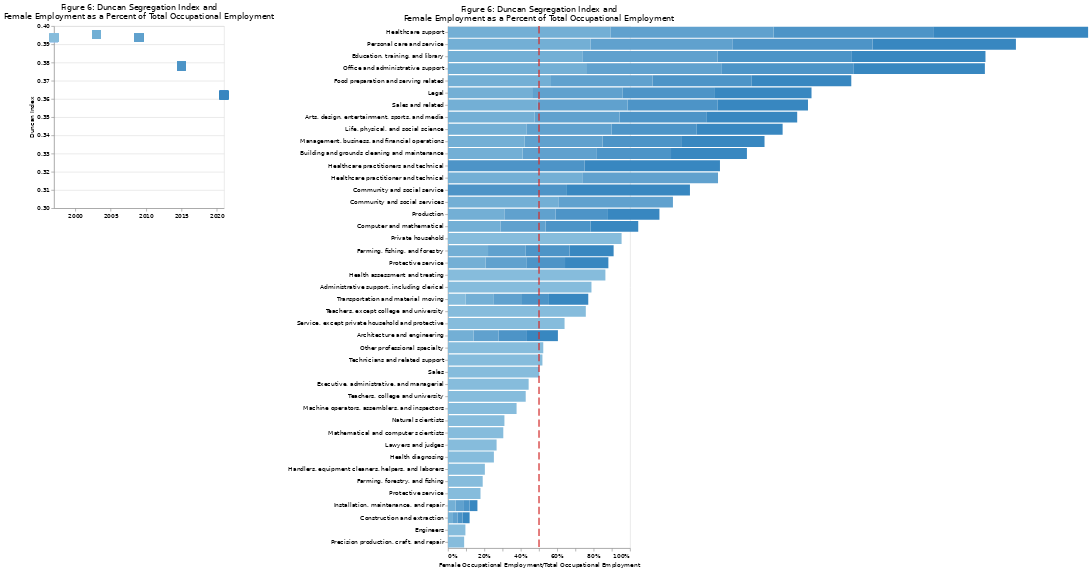

The notebook cell saved with this chart:
### Code cell
selector9 = alt.selection_single(empty="all", fields=["Year"])
base9 = alt.Chart(occup).properties(title=
                                  ["Figure 6: Duncan Segregation Index and", "Female Employment as a Percent of Total Occupational Employment"]
                                 ).add_selection(selector9)
squares = base9.mark_square(filled=True, size=200).encode(alt.X("Year:T",
                                                               axis=alt.Axis(title="", format="%Y", grid=False)),
                                                           alt.Y("Duncan Index:Q",
                                                               axis=alt.Axis(title="Duncan Index"),
                                                               scale=alt.Scale(domain=(0.3, 0.4))),
                                                           color=alt.condition(selector9, "Year", alt.value("#C1C1C1"), legend=None)
                                                          ).properties(width=280, height=300)
bars = base9.mark_bar().encode(alt.X("female_percent_total:Q",
                                      axis=alt.Axis(format="%",
                                                    title="Female Occupational Employment/Total Occupational Employment",
                                                    grid=False),
                                      scale=alt.Scale(domain=(0, 1))),
                                alt.Y("Occupation:N",
                                      sort="-x",
                                      axis=alt.Axis(title="", labelLimit=500)),
                                color=alt.Color("Year:T", legend=None),
                                tooltip=[alt.Tooltip("female_percent_total:Q", format=".3f")]
                               ).transform_filter(selector9
                               ).properties(width=300)
xrule = alt.Chart().mark_rule(strokeDash=[12, 6], size=2, color="#D22B2B").encode(x=alt.datum(0.5))
squares | bars+xrule

#! click squares for more details

### Figure 1 — Vega-Lite specification as saved in the notebook (floating-point values rounded to 4 significant figures)
{"config": {"title": {"font": "DejaVu Sans", "fontWeight": 400, "fontSize": 13}, "axis": {"labelFont": "DejaVu Sans", "titleFont": "DejaVu Sans", "titleFontStyle": "light", "titleFontSize": 11}, "legend": {"labelFont": "DejaVu Sans", "titleFont": "DejaVu Sans"}}, "hconcat": [{"data": {"name": "data-90b6c83a15d380c00e581c363bf01837"}, "mark": {"type": "square", "filled": true, "size": 200}, "encoding": {"color": {"condition": {"field": "Year", "legend": null, "type": "temporal", "selection": "selector004"}, "value": "#C1C1C1"}, "x": {"axis": {"format": "%Y", "grid": false, "title": ""}, "field": "Year", "type": "temporal"}, "y": {"axis": {"title": "Duncan Index"}, "field": "Duncan Index", "scale": {"domain": [0.3, 0.4]}, "type": "quantitative"}}, "height": 300, "selection": {"selector004": {"type": "single", "empty": "all", "fields": ["Year"]}}, "title": ["Figure 6: Duncan Segregation Index and", "Female Employment as a Percent of Total Occupational Employment"], "width": 280}, {"layer": [{"data": {"name": "data-90b6c83a15d380c00e581c363bf01837"}, "mark": "bar", "encoding": {"color": {"field": "Year", "legend": null, "type": "temporal"}, "tooltip": [{"field": "female_percent_total", "format": ".3f", "type": "quantitative"}], "x": {"axis": {"format": "%", "grid": false, "title": "Female Occupational Employment/Total Occupational Employment"}, "field": "female_percent_total", "scale": {"domain": [0, 1]}, "type": "quantitative"}, "y": {"axis": {"labelLimit": 500, "title": ""}, "field": "Occupation", "sort": "-x", "type": "nominal"}}, "selection": {"selector004": {"type": "single", "empty": "all", "fields": ["Year"]}}, "title": ["Figure 6: Duncan Segregation Index and", "Female Employment as a Percent of Total Occupational Employment"], "transform": [{"filter": {"selection": "selector004"}}], "width": 300}, {"data": {"name": "empty"}, "mark": {"type": "rule", "color": "#D22B2B", "size": 2, "strokeDash": [12, 6]}, "encoding": {"x": {"datum": 0.5}}}]}], "$schema": "https://vega.github.io/schema/vega-lite/v4.17.0.json", "datasets": {"data-90b6c83a15d380c00e581c363bf01837": [{"Occupation": "Management, business, and financial operations ", "female_percent_total": 0.4534, "fi_F": 0.1761, "mi_M": 0.1884, "Year": "2021-01-01T00:00:00", "DI_occup": 0.006185, "Duncan Index": 0.3621}, {"Occupation": "Computer and mathematical ", "female_percent_total": 0.262, "fi_F": 0.02077, "mi_M": 0.05194, "Year": "2021-01-01T00:00:00", "DI_occup": 0.01559, "Duncan Index": 0.3621}, {"Occupation": "Architecture and engineering ", "female_percent_total": 0.1743, "fi_F": 0.00786, "mi_M": 0.03305, "Year": "2021-01-01T00:00:00", "DI_occup": 0.01259, "Duncan Index": 0.3621}, {"Occupation": "Life, physical, and social science ", "female_percent_total": 0.4738, "fi_F": 0.01083, "mi_M": 0.01068, "Year": "2021-01-01T00:00:00", "DI_occup": 7.605e-05, "Duncan Index": 0.3621}, {"Occupation": "Community and social service ", "female_percent_total": 0.6755, "fi_F": 0.02615, "mi_M": 0.01116, "Year": "2021-01-01T00:00:00", "DI_occup": 0.007493, "Duncan Index": 0.3621}, {"Occupation": "Legal ", "female_percent_total": 0.5346, "fi_F": 0.01345, "mi_M": 0.01039, "Year": "2021-01-01T00:00:00", "DI_occup": 0.001528, "Duncan Index": 0.3621}, {"Occupation": "Education, training, and library ", "female_percent_total": 0.7372, "fi_F": 0.09191, "mi_M": 0.02909, "Year": "2021-01-01T00:00:00", "DI_occup": 0.03141, "Duncan Index": 0.3621}, {"Occupation": "Arts, design, entertainment, sports, and media ", "female_percent_total": 0.4995, "fi_F": 0.02194, "mi_M": 0.01951, "Year": "2021-01-01T00:00:00", "DI_occup": 0.001213, "Duncan Index": 0.3621}, {"Occupation": "Healthcare practitioners and technical ", "female_percent_total": 0.743, "fi_F": 0.09982, "mi_M": 0.03064, "Year": "2021-01-01T00:00:00", "DI_occup": 0.03459, "Duncan Index": 0.3621}, {"Occupation": "Healthcare support ", "female_percent_total": 0.8508, "fi_F": 0.05795, "mi_M": 0.009007, "Year": "2021-01-01T00:00:00", "DI_occup": 0.02447, "Duncan Index": 0.3621}, {"Occupation": "Protective service ", "female_percent_total": 0.238, "fi_F": 0.009909, "mi_M": 0.02816, "Year": "2021-01-01T00:00:00", "DI_occup": 0.009125, "Duncan Index": 0.3621}, {"Occupation": "Food preparation and serving related ", "female_percent_total": 0.5464, "fi_F": 0.05612, "mi_M": 0.04136, "Year": "2021-01-01T00:00:00", "DI_occup": 0.007382, "Duncan Index": 0.3621}, {"Occupation": "Building and grounds cleaning and maintenance ", "female_percent_total": 0.4168, "fi_F": 0.03185, "mi_M": 0.03957, "Year": "2021-01-01T00:00:00", "DI_occup": 0.00386, "Duncan Index": 0.3621}, {"Occupation": "Personal care and service ", "female_percent_total": 0.787, "fi_F": 0.04032, "mi_M": 0.009687, "Year": "2021-01-01T00:00:00", "DI_occup": 0.01532, "Duncan Index": 0.3621}, {"Occupation": "Sales and related ", "female_percent_total": 0.4976, "fi_F": 0.09965, "mi_M": 0.08931, "Year": "2021-01-01T00:00:00", "DI_occup": 0.005168, "Duncan Index": 0.3621}, {"Occupation": "Office and administrative support ", "female_percent_total": 0.7225, "fi_F": 0.1591, "mi_M": 0.05424, "Year": "2021-01-01T00:00:00", "DI_occup": 0.05241, "Duncan Index": 0.3621}, {"Occupation": "Farming, fishing, and forestry ", "female_percent_total": 0.2422, "fi_F": 0.003582, "mi_M": 0.009947, "Year": "2021-01-01T00:00:00", "DI_occup": 0.003183, "Duncan Index": 0.3621}, {"Occupation": "Construction and extraction ", "female_percent_total": 0.0386, "fi_F": 0.004334, "mi_M": 0.09583, "Year": "2021-01-01T00:00:00", "DI_occup": 0.04575, "Duncan Index": 0.3621}, {"Occupation": "Installation, maintenance, and repair ", "female_percent_total": 0.04339, "fi_F": 0.002927, "mi_M": 0.05728, "Year": "2021-01-01T00:00:00", "DI_occup": 0.02718, "Duncan Index": 0.3621}, {"Occupation": "Production ", "female_percent_total": 0.2826, "fi_F": 0.03132, "mi_M": 0.07056, "Year": "2021-01-01T00:00:00", "DI_occup": 0.01962, "Duncan Index": 0.3621}, {"Occupation": "Transportation and material moving ", "female_percent_total": 0.216, "fi_F": 0.03419, "mi_M": 0.1102, "Year": "2021-01-01T00:00:00", "DI_occup": 0.038, "Duncan Index": 0.3621}, {"Occupation": "Management, business, and financial operations ", "female_percent_total": 0.4363, "fi_F": 0.1509, "mi_M": 0.1717, "Year": "2015-01-01T00:00:00", "DI_occup": 0.01041, "Duncan Index": 0.3781}, {"Occupation": "Computer and mathematical ", "female_percent_total": 0.2467, "fi_F": 0.01547, "mi_M": 0.04159, "Year": "2015-01-01T00:00:00", "DI_occup": 0.01306, "Duncan Index": 0.3781}, {"Occupation": "Architecture and engineering ", "female_percent_total": 0.151, "fi_F": 0.006399, "mi_M": 0.03169, "Year": "2015-01-01T00:00:00", "DI_occup": 0.01265, "Duncan Index": 0.3781}, {"Occupation": "Life, physical, and social science ", "female_percent_total": 0.4658, "fi_F": 0.009383, "mi_M": 0.009478, "Year": "2015-01-01T00:00:00", "DI_occup": 4.764e-05, "Duncan Index": 0.3781}, {"Occupation": "Community and social service ", "female_percent_total": 0.6533, "fi_F": 0.02433, "mi_M": 0.01137, "Year": "2015-01-01T00:00:00", "DI_occup": 0.006479, "Duncan Index": 0.3781}, {"Occupation": "Legal ", "female_percent_total": 0.5019, "fi_F": 0.01298, "mi_M": 0.01134, "Year": "2015-01-01T00:00:00", "DI_occup": 0.000824, "Duncan Index": 0.3781}, {"Occupation": "Education, training, and library ", "female_percent_total": 0.7342, "fi_F": 0.09383, "mi_M": 0.02993, "Year": "2015-01-01T00:00:00", "DI_occup": 0.03195, "Duncan Index": 0.3781}, {"Occupation": "Arts, design, entertainment, sports, and media ", "female_percent_total": 0.4759, "fi_F": 0.02083, "mi_M": 0.02021, "Year": "2015-01-01T00:00:00", "DI_occup": 0.0003121, "Duncan Index": 0.3781}, {"Occupation": "Healthcare practitioners and technical ", "female_percent_total": 0.7506, "fi_F": 0.0944, "mi_M": 0.02763, "Year": "2015-01-01T00:00:00", "DI_occup": 0.03339, "Duncan Index": 0.3781}, {"Occupation": "Healthcare support ", "female_percent_total": 0.8762, "fi_F": 0.04417, "mi_M": 0.00551, "Year": "2015-01-01T00:00:00", "DI_occup": 0.01933, "Duncan Index": 0.3781}, {"Occupation": "Protective service ", "female_percent_total": 0.2129, "fi_F": 0.009497, "mi_M": 0.03092, "Year": "2015-01-01T00:00:00", "DI_occup": 0.01071, "Duncan Index": 0.3781}, {"Occupation": "Food preparation and serving related ", "female_percent_total": 0.5453, "fi_F": 0.0637, "mi_M": 0.04678, "Year": "2015-01-01T00:00:00", "DI_occup": 0.008458, "Duncan Index": 0.3781}, {"Occupation": "Building and grounds cleaning and maintenance ", "female_percent_total": 0.4108, "fi_F": 0.03369, "mi_M": 0.04256, "Year": "2015-01-01T00:00:00", "DI_occup": 0.004438, "Duncan Index": 0.3781}, {"Occupation": "Personal care and service ", "female_percent_total": 0.7677, "fi_F": 0.05964, "mi_M": 0.01589, "Year": "2015-01-01T00:00:00", "DI_occup": 0.02188, "Duncan Index": 0.3781}, {"Occupation": "Sales and related ", "female_percent_total": 0.4931, "fi_F": 0.1111, "mi_M": 0.1006, "Year": "2015-01-01T00:00:00", "DI_occup": 0.005232, "Duncan Index": 0.3781}, {"Occupation": "Office and administrative support ", "female_percent_total": 0.7218, "fi_F": 0.1853, "mi_M": 0.06293, "Year": "2015-01-01T00:00:00", "DI_occup": 0.0612, "Duncan Index": 0.3781}, {"Occupation": "Farming, fishing, and forestry ", "female_percent_total": 0.2423, "fi_F": 0.00373, "mi_M": 0.01027, "Year": "2015-01-01T00:00:00", "DI_occup": 0.003272, "Duncan Index": 0.3781}, {"Occupation": "Construction and extraction ", "female_percent_total": 0.02705, "fi_F": 0.00297, "mi_M": 0.09408, "Year": "2015-01-01T00:00:00", "DI_occup": 0.04556, "Duncan Index": 0.3781}, {"Occupation": "Installation, maintenance, and repair ", "female_percent_total": 0.03494, "fi_F": 0.002511, "mi_M": 0.06108, "Year": "2015-01-01T00:00:00", "DI_occup": 0.02928, "Duncan Index": 0.3781}, {"Occupation": "Production ", "female_percent_total": 0.2877, "fi_F": 0.03518, "mi_M": 0.07671, "Year": "2015-01-01T00:00:00", "DI_occup": 0.02077, "Duncan Index": 0.3781}, {"Occupation": "Transportation and material moving ", "female_percent_total": 0.1528, "fi_F": 0.02, "mi_M": 0.0977, "Year": "2015-01-01T00:00:00", "DI_occup": 0.03885, "Duncan Index": 0.3781}, {"Occupation": "Management, business, and financial operations ", "female_percent_total": 0.4273, "fi_F": 0.1389, "mi_M": 0.1674, "Year": "2009-01-01T00:00:00", "DI_occup": 0.01421, "Duncan Index": 0.3937}, {"Occupation": "Computer and mathematical ", "female_percent_total": 0.2479, "fi_F": 0.01303, "mi_M": 0.03554, "Year": "2009-01-01T00:00:00", "DI_occup": 0.01125, "Duncan Index": 0.3937}, {"Occupation": "Architecture and engineering ", "female_percent_total": 0.1376, "fi_F": 0.005694, "mi_M": 0.03208, "Year": "2009-01-01T00:00:00", "DI_occup": 0.01319, "Duncan Index": 0.3937}, {"Occupation": "Life, physical, and social science ", "female_percent_total": 0.4676, "fi_F": 0.00938, "mi_M": 0.009597, "Year": "2009-01-01T00:00:00", "DI_occup": 0.0001087, "Duncan Index": 0.3937}, {"Occupation": "Community and social services ", "female_percent_total": 0.6296, "fi_F": 0.02226, "mi_M": 0.01178, "Year": "2009-01-01T00:00:00", "DI_occup": 0.00524, "Duncan Index": 0.3937}, {"Occupation": "Legal ", "female_percent_total": 0.4977, "fi_F": 0.01285, "mi_M": 0.01166, "Year": "2009-01-01T00:00:00", "DI_occup": 0.0005967, "Duncan Index": 0.3937}, {"Occupation": "Education, training, and library ", "female_percent_total": 0.7427, "fi_F": 0.09677, "mi_M": 0.03015, "Year": "2009-01-01T00:00:00", "DI_occup": 0.03331, "Duncan Index": 0.3937}, {"Occupation": "Arts, design, entertainment, sports, and media ", "female_percent_total": 0.4666, "fi_F": 0.0192, "mi_M": 0.01972, "Year": "2009-01-01T00:00:00", "DI_occup": 0.000263, "Duncan Index": 0.3937}, {"Occupation": "Healthcare practitioner and technical ", "female_percent_total": 0.7457, "fi_F": 0.08715, "mi_M": 0.02671, "Year": "2009-01-01T00:00:00", "DI_occup": 0.03022, "Duncan Index": 0.3937}, {"Occupation": "Healthcare support ", "female_percent_total": 0.8942, "fi_F": 0.04469, "mi_M": 0.004751, "Year": "2009-01-01T00:00:00", "DI_occup": 0.01997, "Duncan Index": 0.3937}, {"Occupation": "Protective service ", "female_percent_total": 0.2235, "fi_F": 0.01068, "mi_M": 0.03335, "Year": "2009-01-01T00:00:00", "DI_occup": 0.01134, "Duncan Index": 0.3937}, {"Occupation": "Food preparation and serving related ", "female_percent_total": 0.5574, "fi_F": 0.0651, "mi_M": 0.04645, "Year": "2009-01-01T00:00:00", "DI_occup": 0.009324, "Duncan Index": 0.3937}, {"Occupation": "Building and grounds cleaning and maintenance ", "female_percent_total": 0.4044, "fi_F": 0.03267, "mi_M": 0.04325, "Year": "2009-01-01T00:00:00", "DI_occup": 0.005289, "Duncan Index": 0.3937}, {"Occupation": "Personal care and service ", "female_percent_total": 0.7807, "fi_F": 0.05946, "mi_M": 0.01501, "Year": "2009-01-01T00:00:00", "DI_occup": 0.02223, "Duncan Index": 0.3937}, {"Occupation": "Sales and related ", "female_percent_total": 0.4962, "fi_F": 0.1172, "mi_M": 0.107, "Year": "2009-01-01T00:00:00", "DI_occup": 0.005129, "Duncan Index": 0.3937}, {"Occupation": "Office and administrative support ", "female_percent_total": 0.7455, "fi_F": 0.2043, "mi_M": 0.06268, "Year": "2009-01-01T00:00:00", "DI_occup": 0.07081, "Duncan Index": 0.3937}, {"Occupation": "Farming, fishing, and forestry ", "female_percent_total": 0.2052, "fi_F": 0.00287, "mi_M": 0.00999, "Year": "2009-01-01T00:00:00", "DI_occup": 0.00356, "Duncan Index": 0.3937}, {"Occupation": "Construction and extraction ", "female_percent_total": 0.02568, "fi_F": 0.002885, "mi_M": 0.09838, "Year": "2009-01-01T00:00:00", "DI_occup": 0.04775, "Duncan Index": 0.3937}, {"Occupation": "Installation, maintenance, and repair ", "female_percent_total": 0.04156, "fi_F": 0.003111, "mi_M": 0.06449, "Year": "2009-01-01T00:00:00", "DI_occup": 0.03069, "Duncan Index": 0.3937}, {"Occupation": "Production ", "female_percent_total": 0.2812, "fi_F": 0.0325, "mi_M": 0.07468, "Year": "2009-01-01T00:00:00", "DI_occup": 0.02109, "Duncan Index": 0.3937}, {"Occupation": "Transportation and material moving ", "female_percent_total": 0.1529, "fi_F": 0.01917, "mi_M": 0.0954, "Year": "2009-01-01T00:00:00", "DI_occup": 0.03812, "Duncan Index": 0.3937}, {"Occupation": "Management, business, and financial operations ", "female_percent_total": 0.4214, "fi_F": 0.1304, "mi_M": 0.1573, "Year": "2003-01-01T00:00:00", "DI_occup": 0.01343, "Duncan Index": 0.3954}, {"Occupation": "Computer and mathematical ", "female_percent_total": 0.2883, "fi_F": 0.01397, "mi_M": 0.03031, "Year": "2003-01-01T00:00:00", "DI_occup": 0.00817, "Duncan Index": 0.3954}, {"Occupation": "Architecture and engineering ", "female_percent_total": 0.1408, "fi_F": 0.005962, "mi_M": 0.03195, "Year": "2003-01-01T00:00:00", "DI_occup": 0.01299, "Duncan Index": 0.3954}, {"Occupation": "Life, physical, and social science ", "female_percent_total": 0.4305, "fi_F": 0.009192, "mi_M": 0.01068, "Year": "2003-01-01T00:00:00", "DI_occup": 0.0007427, "Duncan Index": 0.3954}, {"Occupation": "Community and social services ", "female_percent_total": 0.6058, "fi_F": 0.02054, "mi_M": 0.01175, "Year": "2003-01-01T00:00:00", "DI_occup": 0.004394, "Duncan Index": 0.3954}, {"Occupation": "Legal ", "female_percent_total": 0.4622, "fi_F": 0.01082, "mi_M": 0.01106, "Year": "2003-01-01T00:00:00", "DI_occup": 0.0001185, "Duncan Index": 0.3954}, {"Occupation": "Education, training, and library ", "female_percent_total": 0.7376, "fi_F": 0.08897, "mi_M": 0.02779, "Year": "2003-01-01T00:00:00", "DI_occup": 0.03059, "Duncan Index": 0.3954}, {"Occupation": "Arts, design, entertainment, sports, and media ", "female_percent_total": 0.4758, "fi_F": 0.01967, "mi_M": 0.01902, "Year": "2003-01-01T00:00:00", "DI_occup": 0.0003248, "Duncan Index": 0.3954}, {"Occupation": "Healthcare practitioner and technical ", "female_percent_total": 0.7374, "fi_F": 0.07611, "mi_M": 0.02381, "Year": "2003-01-01T00:00:00", "DI_occup": 0.02615, "Duncan Index": 0.3954}, {"Occupation": "Healthcare support ", "female_percent_total": 0.8941, "fi_F": 0.04062, "mi_M": 0.004241, "Year": "2003-01-01T00:00:00", "DI_occup": 0.01819, "Duncan Index": 0.3954}, {"Occupation": "Protective service ", "female_percent_total": 0.2065, "fi_F": 0.008742, "mi_M": 0.02951, "Year": "2003-01-01T00:00:00", "DI_occup": 0.01038, "Duncan Index": 0.3954}, {"Occupation": "Food preparation and serving related ", "female_percent_total": 0.5658, "fi_F": 0.06372, "mi_M": 0.04297, "Year": "2003-01-01T00:00:00", "DI_occup": 0.01038, "Duncan Index": 0.3954}, {"Occupation": "Building and grounds cleaning and maintenance ", "female_percent_total": 0.4097, "fi_F": 0.03147, "mi_M": 0.03982, "Year": "2003-01-01T00:00:00", "DI_occup": 0.004173, "Duncan Index": 0.3954}, {"Occupation": "Personal care and service ", "female_percent_total": 0.7836, "fi_F": 0.05149, "mi_M": 0.01248, "Year": "2003-01-01T00:00:00", "DI_occup": 0.0195, "Duncan Index": 0.3954}, {"Occupation": "Sales and related ", "female_percent_total": 0.4902, "fi_F": 0.1215, "mi_M": 0.111, "Year": "2003-01-01T00:00:00", "DI_occup": 0.005253, "Duncan Index": 0.3954}, {"Occupation": "Office and administrative support ", "female_percent_total": 0.7588, "fi_F": 0.2302, "mi_M": 0.06428, "Year": "2003-01-01T00:00:00", "DI_occup": 0.08294, "Duncan Index": 0.3954}, {"Occupation": "Farming, fishing, and forestry ", "female_percent_total": 0.22, "fi_F": 0.003587, "mi_M": 0.01117, "Year": "2003-01-01T00:00:00", "DI_occup": 0.003791, "Duncan Index": 0.3954}, {"Occupation": "Construction and extraction ", "female_percent_total": 0.02748, "fi_F": 0.003463, "mi_M": 0.1076, "Year": "2003-01-01T00:00:00", "DI_occup": 0.05207, "Duncan Index": 0.3954}, {"Occupation": "Installation, maintenance, and repair ", "female_percent_total": 0.04186, "fi_F": 0.003276, "mi_M": 0.06586, "Year": "2003-01-01T00:00:00", "DI_occup": 0.03129, "Duncan Index": 0.3954}, {"Occupation": "Production ", "female_percent_total": 0.3097, "fi_F": 0.04664, "mi_M": 0.09131, "Year": "2003-01-01T00:00:00", "DI_occup": 0.02233, "Duncan Index": 0.3954}, {"Occupation": "Transportation and material moving ", "female_percent_total": 0.1526, "fi_F": 0.01972, "mi_M": 0.09612, "Year": "2003-01-01T00:00:00", "DI_occup": 0.0382, "Duncan Index": 0.3954}, {"Occupation": "Executive, administrative, and managerial", "female_percent_total": 0.4431, "fi_F": 0.1365, "mi_M": 0.1474, "Year": "1997-01-01T00:00:00", "DI_occup": 0.005468, "Duncan Index": 0.3936}, {"Occupation": "Engineers", "female_percent_total": 0.09578, "fi_F": 0.003257, "mi_M": 0.02642, "Year": "1997-01-01T00:00:00", "DI_occup": 0.01158, "Duncan Index": 0.3936}, {"Occupation": "Mathematical and computer scientists", "female_percent_total": 0.3039, "fi_F": 0.007583, "mi_M": 0.01492, "Year": "1997-01-01T00:00:00", "DI_occup": 0.003671, "Duncan Index": 0.3936}, {"Occupation": "Natural scientists", "female_percent_total": 0.31, "fi_F": 0.002739, "mi_M": 0.005238, "Year": "1997-01-01T00:00:00", "DI_occup": 0.001249, "Duncan Index": 0.3936}, {"Occupation": "Health diagnosing ", "female_percent_total": 0.2522, "fi_F": 0.004326, "mi_M": 0.01104, "Year": "1997-01-01T00:00:00", "DI_occup": 0.003355, "Duncan Index": 0.3936}, {"Occupation": "Health assessment and treating ", "female_percent_total": 0.8645, "fi_F": 0.04167, "mi_M": 0.005611, "Year": "1997-01-01T00:00:00", "DI_occup": 0.01803, "Duncan Index": 0.3936}, {"Occupation": "Teachers, college and university", "female_percent_total": 0.4269, "fi_F": 0.006196, "mi_M": 0.007146, "Year": "1997-01-01T00:00:00", "DI_occup": 0.000475, "Duncan Index": 0.3936}, {"Occupation": "Teachers, except college and university", "female_percent_total": 0.757, "fi_F": 0.06066, "mi_M": 0.01673, "Year": "1997-01-01T00:00:00", "DI_occup": 0.02196, "Duncan Index": 0.3936}, {"Occupation": "Lawyers and judges", "female_percent_total": 0.267, "fi_F": 0.004125, "mi_M": 0.009729, "Year": "1997-01-01T00:00:00", "DI_occup": 0.002802, "Duncan Index": 0.3936}, {"Occupation": "Other professional specialty ", "female_percent_total": 0.5234, "fi_F": 0.04092, "mi_M": 0.03202, "Year": "1997-01-01T00:00:00", "DI_occup": 0.004452, "Duncan Index": 0.3936}, {"Occupation": "Technicians and related support", "female_percent_total": 0.5187, "fi_F": 0.03651, "mi_M": 0.0291, "Year": "1997-01-01T00:00:00", "DI_occup": 0.003704, "Duncan Index": 0.3936}, {"Occupation": "Sales", "female_percent_total": 0.5017, "fi_F": 0.1318, "mi_M": 0.1125, "Year": "1997-01-01T00:00:00", "DI_occup": 0.00967, "Duncan Index": 0.3936}, {"Occupation": "Administrative support, including clerical", "female_percent_total": 0.788, "fi_F": 0.2417, "mi_M": 0.05585, "Year": "1997-01-01T00:00:00", "DI_occup": 0.09291, "Duncan Index": 0.3936}, {"Occupation": "Private household", "female_percent_total": 0.9535, "fi_F": 0.01266, "mi_M": 0.000531, "Year": "1997-01-01T00:00:00", "DI_occup": 0.006065, "Duncan Index": 0.3936}, {"Occupation": "Protective service", "female_percent_total": 0.1787, "fi_F": 0.006865, "mi_M": 0.02712, "Year": "1997-01-01T00:00:00", "DI_occup": 0.01013, "Duncan Index": 0.3936}, {"Occupation": "Service, except private household and protective", "female_percent_total": 0.6403, "fi_F": 0.1544, "mi_M": 0.07455, "Year": "1997-01-01T00:00:00", "DI_occup": 0.03995, "Duncan Index": 0.3936}, {"Occupation": "Precision production, craft, and repair", "female_percent_total": 0.08893, "fi_F": 0.02098, "mi_M": 0.1847, "Year": "1997-01-01T00:00:00", "DI_occup": 0.08184, "Duncan Index": 0.3936}, {"Occupation": "Machine operators, assemblers, and inspectors", "female_percent_total": 0.3768, "fi_F": 0.05011, "mi_M": 0.07121, "Year": "1997-01-01T00:00:00", "DI_occup": 0.01055, "Duncan Index": 0.3936}, {"Occupation": "Transportation and material moving ", "female_percent_total": 0.09612, "fi_F": 0.008652, "mi_M": 0.06991, "Year": "1997-01-01T00:00:00", "DI_occup": 0.03063, "Duncan Index": 0.3936}, {"Occupation": "Handlers, equipment cleaners, helpers, and laborers", "female_percent_total": 0.2027, "fi_F": 0.01709, "mi_M": 0.05776, "Year": "1997-01-01T00:00:00", "DI_occup": 0.02034, "Duncan Index": 0.3936}, {"Occupation": "Farming, forestry, and fishing", "female_percent_total": 0.1907, "fi_F": 0.01116, "mi_M": 0.04068, "Year": "1997-01-01T00:00:00", "DI_occup": 0.01476, "Duncan Index": 0.3936}], "empty": [{}]}}
